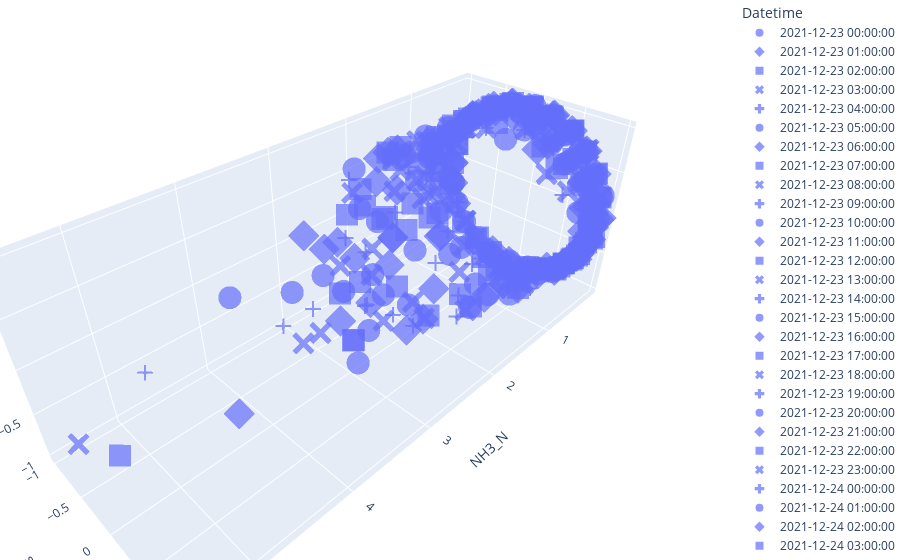

Notebook source saved alongside this figure:
### Code cell
import plotly.express as px
fig = px.scatter_3d(df1, x='NH3_N', y='sin_hour', z='cos_hour',size_max=10,symbol='Datetime', opacity=0.7)

# tight layout
fig.update_layout(margin=dict(l=0, r=0, b=0, t=0))
